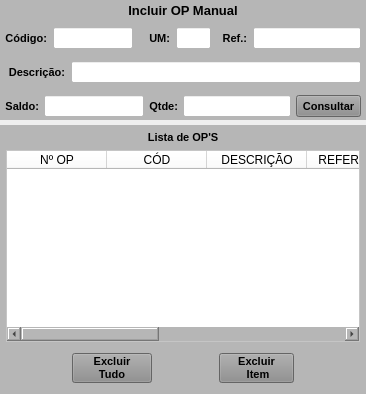
        <widget class="QWidget" name="widget_5" native="true">
         <property name="minimumSize">
          <size>
           <width>0</width>
           <height>0</height>
          </size>
         </property>
         <property name="font">
          <font>
           <pointsize>8</pointsize>
          </font>
         </property>
         <layout class="QVBoxLayout" name="verticalLayout_3">
          <property name="spacing">
           <number>5</number>
          </property>
          <property name="leftMargin">
           <number>0</number>
          </property>
          <property name="topMargin">
           <number>0</number>
          </property>
          <property name="rightMargin">
           <number>0</number>
          </property>
          <property name="bottomMargin">
           <number>0</number>
          </property>
          <item>
           <widget class="QWidget" name="widget_Cor4" native="true">
            <property name="minimumSize">
             <size>
              <width>0</width>
              <height>0</height>
             </size>
            </property>
            <property name="maximumSize">
             <size>
              <width>16777215</width>
              <height>130</height>
             </size>
            </property>
            <property name="font">
             <font>
              <pointsize>8</pointsize>
             </font>
            </property>
            <property name="styleSheet">
             <string notr="true">background-color: rgb(182, 182, 182);</string>
            </property>
            <layout class="QVBoxLayout" name="verticalLayout_6">
             <property name="spacing">
              <number>6</number>
             </property>
             <property name="sizeConstraint">
              <enum>QLayout::SetDefaultConstraint</enum>
             </property>
             <property name="leftMargin">
              <number>0</number>
             </property>
             <property name="topMargin">
              <number>3</number>
             </property>
             <property name="rightMargin">
              <number>0</number>
             </property>
             <property name="bottomMargin">
              <number>0</number>
             </property>
             <item>
              <widget class="QLabel" name="label_52">
               <property name="minimumSize">
                <size>
                 <width>0</width>
                 <height>0</height>
                </size>
               </property>
               <property name="maximumSize">
                <size>
                 <width>16777215</width>
                 <height>20</height>
                </size>
               </property>
               <property name="font">
                <font>
                 <pointsize>10</pointsize>
                 <weight>75</weight>
                 <bold>true</bold>
                </font>
               </property>
               <property name="text">
                <string>Incluir OP Manual</string>
               </property>
               <property name="alignment">
                <set>Qt::AlignCenter</set>
               </property>
              </widget>
             </item>
             <item>
              <widget class="QWidget" name="widget_6" native="true">
               <property name="minimumSize">
                <size>
                 <width>0</width>
                 <height>0</height>
                </size>
               </property>
               <property name="font">
                <font>
                 <pointsize>8</pointsize>
                </font>
               </property>
               <layout class="QHBoxLayout" name="horizontalLayout_6">
                <property name="leftMargin">
                 <number>5</number>
                </property>
                <property name="topMargin">
                 <number>3</number>
                </property>
                <property name="rightMargin">
                 <number>5</number>
                </property>
                <property name="bottomMargin">
                 <number>3</number>
                </property>
                <item>
                 <widget class="QLabel" name="label_60">
                  <property name="maximumSize">
                   <size>
                    <width>60</width>
                    <height>16777215</height>
                   </size>
                  </property>
                  <property name="font">
                   <font>
                    <pointsize>8</pointsize>
                    <weight>75</weight>
                    <bold>true</bold>
                   </font>
                  </property>
                  <property name="text">
                   <string>Código:</string>
                  </property>
                  <property name="alignment">
                   <set>Qt::AlignRight|Qt::AlignTrailing|Qt::AlignVCenter</set>
                  </property>
                 </widget>
                </item>
                <item>
                 <widget class="QLineEdit" name="line_Codigo_Manu">
                  <property name="sizePolicy">
                   <sizepolicy hsizetype="Preferred" vsizetype="Preferred">
                    <horstretch>0</horstretch>
                    <verstretch>0</verstretch>
                   </sizepolicy>
                  </property>
                  <property name="minimumSize">
                   <size>
                    <width>0</width>
                    <height>0</height>
                   </size>
                  </property>
                  <property name="maximumSize">
                   <size>
                    <width>80</width>
                    <height>25</height>
                   </size>
                  </property>
                  <property name="font">
                   <font>
                    <pointsize>8</pointsize>
                   </font>
                  </property>
                  <property name="styleSheet">
                   <string notr="true">background-color: rgb(255, 255, 255);</string>
                  </property>
                  <property name="alignment">
                   <set>Qt::AlignCenter</set>
                  </property>
                 </widget>
                </item>
                <item>
                 <widget class="QLabel" name="label_24">
                  <property name="minimumSize">
                   <size>
                    <width>0</width>
                    <height>0</height>
                   </size>
                  </property>
                  <property name="maximumSize">
                   <size>
                    <width>35</width>
                    <height>16777215</height>
                   </size>
                  </property>
                  <property name="font">
                   <font>
                    <pointsize>8</pointsize>
                    <weight>75</weight>
                    <bold>true</bold>
                   </font>
                  </property>
                  <property name="text">
                   <string>UM:</string>
                  </property>
                  <property name="alignment">
                   <set>Qt::AlignRight|Qt::AlignTrailing|Qt::AlignVCenter</set>
                  </property>
                 </widget>
                </item>
                <item>
                 <widget class="QLineEdit" name="line_UM_Manu">
                  <property name="sizePolicy">
                   <sizepolicy hsizetype="Preferred" vsizetype="Preferred">
                    <horstretch>0</horstretch>
                    <verstretch>0</verstretch>
                   </sizepolicy>
                  </property>
                  <property name="minimumSize">
                   <size>
                    <width>0</width>
                    <height>0</height>
                   </size>
                  </property>
                  <property name="maximumSize">
                   <size>
                    <width>35</width>
                    <height>25</height>
                   </size>
                  </property>
                  <property name="font">
                   <font>
                    <pointsize>8</pointsize>
                   </font>
                  </property>
                  <property name="styleSheet">
                   <string notr="true">background-color: rgb(255, 255, 255);</string>
                  </property>
                  <property name="alignment">
                   <set>Qt::AlignCenter</set>
                  </property>
                 </widget>
                </item>
                <item>
                 <widget class="QLabel" name="label_61">
                  <property name="maximumSize">
                   <size>
                    <width>35</width>
                    <height>16777215</height>
                   </size>
                  </property>
                  <property name="font">
                   <font>
                    <pointsize>8</pointsize>
                    <weight>75</weight>
                    <bold>true</bold>
                   </font>
                  </property>
                  <property name="text">
                   <string>Ref.:</string>
                  </property>
                  <property name="alignment">
                   <set>Qt::AlignRight|Qt::AlignTrailing|Qt::AlignVCenter</set>
                  </property>
                 </widget>
                </item>
                <item>
                 <widget class="QLineEdit" name="line_Ref_Manu">
                  <property name="sizePolicy">
                   <sizepolicy hsizetype="Preferred" vsizetype="Preferred">
                    <horstretch>0</horstretch>
                    <verstretch>0</verstretch>
                   </sizepolicy>
                  </property>
                  <property name="minimumSize">
                   <size>
                    <width>0</width>
                    <height>0</height>
                   </size>
                  </property>
                  <property name="maximumSize">
                   <size>
                    <width>16777215</width>
                    <height>25</height>
                   </size>
                  </property>
                  <property name="font">
                   <font>
                    <pointsize>8</pointsize>
                   </font>
                  </property>
                  <property name="cursor">
                   <cursorShape>IBeamCursor</cursorShape>
                  </property>
                  <property name="styleSheet">
                   <string notr="true">background-color: rgb(255, 255, 255);</string>
                  </property>
                  <property name="inputMask">
                   <string/>
                  </property>
                  <property name="text">
                   <string/>
                  </property>
                  <property name="maxLength">
                   <number>20</number>
                  </property>
                  <property name="frame">
                   <bool>true</bool>
                  </property>
                  <property name="echoMode">
                   <enum>QLineEdit::Normal</enum>
                  </property>
                  <property name="alignment">
                   <set>Qt::AlignLeading|Qt::AlignLeft|Qt::AlignVCenter</set>
                  </property>
                 </widget>
                </item>
               </layout>
              </widget>
             </item>
             <item>
              <widget class="QWidget" name="widget_7" native="true">
               <property name="font">
                <font>
                 <pointsize>8</pointsize>
                </font>
               </property>
               <layout class="QHBoxLayout" name="horizontalLayout_7">
                <property name="leftMargin">
                 <number>5</number>
                </property>
                <property name="topMargin">
                 <number>3</number>
                </property>
                <property name="rightMargin">
                 <number>5</number>
                </property>
                <property name="bottomMargin">
                 <number>3</number>
                </property>
                <item>
                 <widget class="QLabel" name="label_62">
                  <property name="maximumSize">
                   <size>
                    <width>60</width>
                    <height>16777215</height>
                   </size>
                  </property>
                  <property name="font">
                   <font>
                    <pointsize>8</pointsize>
                    <weight>75</weight>
                    <bold>true</bold>
                   </font>
                  </property>
                  <property name="text">
                   <string>Descrição:</string>
                  </property>
                  <property name="alignment">
                   <set>Qt::AlignRight|Qt::AlignTrailing|Qt::AlignVCenter</set>
                  </property>
                 </widget>
                </item>
                <item>
                 <widget class="QLineEdit" name="line_Descricao_Manu">
                  <property name="sizePolicy">
                   <sizepolicy hsizetype="Preferred" vsizetype="Preferred">
                    <horstretch>0</horstretch>
                    <verstretch>0</verstretch>
                   </sizepolicy>
                  </property>
                  <property name="minimumSize">
                   <size>
                    <width>0</width>
                    <height>0</height>
                   </size>
                  </property>
                  <property name="maximumSize">
                   <size>
                    <width>16777215</width>
                    <height>25</height>
                   </size>
                  </property>
                  <property name="font">
                   <font>
                    <pointsize>8</pointsize>
                   </font>
                  </property>
                  <property name="styleSheet">
                   <string notr="true">background-color: rgb(255, 255, 255);</string>
                  </property>
                  <property name="alignment">
                   <set>Qt::AlignLeading|Qt::AlignLeft|Qt::AlignVCenter</set>
                  </property>
                 </widget>
                </item>
               </layout>
              </widget>
             </item>
             <item>
              <widget class="QWidget" name="widget_8" native="true">
               <property name="font">
                <font>
                 <pointsize>8</pointsize>
                </font>
               </property>
               <layout class="QHBoxLayout" name="horizontalLayout_8">
                <property name="spacing">
                 <number>5</number>
                </property>
                <property name="leftMargin">
                 <number>5</number>
                </property>
                <property name="topMargin">
                 <number>3</number>
                </property>
                <property name="rightMargin">
                 <number>5</number>
                </property>
                <property name="bottomMargin">
                 <number>3</number>
                </property>
                <item>
                 <widget class="QLabel" name="label_249">
                  <property name="minimumSize">
                   <size>
                    <width>0</width>
                    <height>0</height>
                   </size>
                  </property>
                  <property name="maximumSize">
                   <size>
                    <width>35</width>
                    <height>16777215</height>
                   </size>
                  </property>
                  <property name="font">
                   <font>
                    <pointsize>8</pointsize>
                    <weight>75</weight>
                    <bold>true</bold>
                   </font>
                  </property>
                  <property name="text">
                   <string>Saldo:</string>
                  </property>
                  <property name="alignment">
                   <set>Qt::AlignRight|Qt::AlignTrailing|Qt::AlignVCenter</set>
                  </property>
                 </widget>
                </item>
                <item>
                 <widget class="QLineEdit" name="line_Saldo_Manu">
                  <property name="sizePolicy">
                   <sizepolicy hsizetype="Preferred" vsizetype="Preferred">
                    <horstretch>0</horstretch>
                    <verstretch>0</verstretch>
                   </sizepolicy>
                  </property>
                  <property name="minimumSize">
                   <size>
                    <width>0</width>
                    <height>0</height>
                   </size>
                  </property>
                  <property name="maximumSize">
                   <size>
                    <width>100</width>
                    <height>25</height>
                   </size>
                  </property>
                  <property name="font">
                   <font>
                    <pointsize>8</pointsize>
                   </font>
                  </property>
                  <property name="styleSheet">
                   <string notr="true">background-color: rgb(255, 255, 255);</string>
                  </property>
                  <property name="alignment">
                   <set>Qt::AlignCenter</set>
                  </property>
                 </widget>
                </item>
                <item>
                 <widget class="QLabel" name="label_34">
                  <property name="minimumSize">
                   <size>
                    <width>0</width>
                    <height>0</height>
                   </size>
                  </property>
                  <property name="maximumSize">
                   <size>
                    <width>30</width>
                    <height>16777215</height>
                   </size>
                  </property>
                  <property name="font">
                   <font>
                    <pointsize>8</pointsize>
                    <weight>75</weight>
                    <bold>true</bold>
                   </font>
                  </property>
                  <property name="text">
                   <string>Qtde:</string>
                  </property>
                  <property name="alignment">
                   <set>Qt::AlignRight|Qt::AlignTrailing|Qt::AlignVCenter</set>
                  </property>
                 </widget>
                </item>
                <item>
                 <widget class="QLineEdit" name="line_Qtde_Manu">
                  <property name="sizePolicy">
                   <sizepolicy hsizetype="Preferred" vsizetype="Preferred">
                    <horstretch>0</horstretch>
                    <verstretch>0</verstretch>
                   </sizepolicy>
                  </property>
                  <property name="minimumSize">
                   <size>
                    <width>0</width>
                    <height>0</height>
                   </size>
                  </property>
                  <property name="maximumSize">
                   <size>
                    <width>16777215</width>
                    <height>25</height>
                   </size>
                  </property>
                  <property name="font">
                   <font>
                    <pointsize>8</pointsize>
                   </font>
                  </property>
                  <property name="cursor">
                   <cursorShape>IBeamCursor</cursorShape>
                  </property>
                  <property name="styleSheet">
                   <string notr="true">background-color: rgb(255, 255, 255);</string>
                  </property>
                  <property name="inputMask">
                   <string/>
                  </property>
                  <property name="text">
                   <string/>
                  </property>
                  <property name="frame">
                   <bool>true</bool>
                  </property>
                  <property name="echoMode">
                   <enum>QLineEdit::Normal</enum>
                  </property>
                  <property name="alignment">
                   <set>Qt::AlignCenter</set>
                  </property>
                 </widget>
                </item>
                <item>
                 <widget class="QPushButton" name="btn_Consultar_Manu">
                  <property name="sizePolicy">
                   <sizepolicy hsizetype="Preferred" vsizetype="Preferred">
                    <horstretch>0</horstretch>
                    <verstretch>0</verstretch>
                   </sizepolicy>
                  </property>
                  <property name="minimumSize">
                   <size>
                    <width>0</width>
                    <height>0</height>
                   </size>
                  </property>
                  <property name="maximumSize">
                   <size>
                    <width>65</width>
                    <height>16777215</height>
                   </size>
                  </property>
                  <property name="font">
                   <font>
                    <pointsize>8</pointsize>
                    <weight>75</weight>
                    <bold>true</bold>
                   </font>
                  </property>
                  <property name="cursor">
                   <cursorShape>PointingHandCursor</cursorShape>
                  </property>
                  <property name="layoutDirection">
                   <enum>Qt::LeftToRight</enum>
                  </property>
                  <property name="autoFillBackground">
                   <bool>false</bool>
                  </property>
                  <property name="styleSheet">
                   <string notr="true">background-color: rgb(141, 141, 141);</string>
                  </property>
                  <property name="text">
                   <string>Consultar</string>
                  </property>
                  <property name="checkable">
                   <bool>false</bool>
                  </property>
                  <property name="autoDefault">
                   <bool>false</bool>
                  </property>
                  <property name="default">
                   <bool>false</bool>
                  </property>
                  <property name="flat">
                   <bool>false</bool>
                  </property>
                 </widget>
                </item>
               </layout>
              </widget>
             </item>
            </layout>
           </widget>
          </item>
          <item>
           <widget class="QWidget" name="widget_Cor5" native="true">
            <property name="font">
             <font>
              <pointsize>8</pointsize>
             </font>
            </property>
            <property name="styleSheet">
             <string notr="true">background-color: rgb(182, 182, 182);</string>
            </property>
            <layout class="QVBoxLayout" name="verticalLayout_5">
             <property name="spacing">
              <number>6</number>
             </property>
             <property name="leftMargin">
              <number>6</number>
             </property>
             <property name="topMargin">
              <number>6</number>
             </property>
             <property name="rightMargin">
              <number>6</number>
             </property>
             <property name="bottomMargin">
              <number>6</number>
             </property>
             <item>
              <widget class="QLabel" name="label_8">
               <property name="maximumSize">
                <size>
                 <width>16777215</width>
                 <height>18</height>
                </size>
               </property>
               <property name="font">
                <font>
                 <pointsize>8</pointsize>
                 <weight>75</weight>
                 <bold>true</bold>
                </font>
               </property>
               <property name="text">
                <string>Lista de OP'S</string>
               </property>
               <property name="alignment">
                <set>Qt::AlignCenter</set>
               </property>
              </widget>
             </item>
             <item>
              <widget class="QTableWidget" name="table_OP">
               <property name="sizePolicy">
                <sizepolicy hsizetype="Preferred" vsizetype="Preferred">
                 <horstretch>0</horstretch>
                 <verstretch>0</verstretch>
                </sizepolicy>
               </property>
               <property name="font">
                <font>
                 <pointsize>8</pointsize>
                </font>
               </property>
               <property name="styleSheet">
                <string notr="true">background-color: rgb(255, 255, 255);</string>
               </property>
               <attribute name="verticalHeaderDefaultSectionSize">
                <number>0</number>
               </attribute>
               <attribute name="verticalHeaderMinimumSectionSize">
                <number>0</number>
               </attribute>
               <column>
                <property name="text">
                 <string>Nº OP</string>
                </property>
               </column>
               <column>
                <property name="text">
                 <string>CÓD</string>
                </property>
               </column>
               <column>
                <property name="text">
                 <string>DESCRIÇÃO</string>
                </property>
               </column>
               <column>
                <property name="text">
                 <string>REFERÊNCIA</string>
                </property>
               </column>
               <column>
                <property name="text">
                 <string>UM</string>
                </property>
               </column>
               <column>
                <property name="text">
                 <string>QTDE</string>
                </property>
               </column>
               <column>
                <property name="text">
                 <string>ORIGEM</string>
                </property>
               </column>
              </widget>
             </item>
             <item>
              <widget class="QWidget" name="widget_3" native="true">
               <property name="maximumSize">
                <size>
                 <width>16777215</width>
                 <height>40</height>
                </size>
               </property>
               <property name="font">
                <font>
                 <pointsize>8</pointsize>
                </font>
               </property>
               <layout class="QHBoxLayout" name="horizontalLayout_5">
                <property name="leftMargin">
                 <number>5</number>
                </property>
                <property name="topMargin">
                 <number>5</number>
                </property>
                <property name="rightMargin">
                 <number>5</number>
                </property>
                <property name="bottomMargin">
                 <number>5</number>
                </property>
                <item>
                 <widget class="QPushButton" name="btn_ExcluirTudo_OP">
                  <property name="sizePolicy">
                   <sizepolicy hsizetype="Preferred" vsizetype="Preferred">
                    <horstretch>0</horstretch>
                    <verstretch>0</verstretch>
                   </sizepolicy>
                  </property>
                  <property name="minimumSize">
                   <size>
                    <width>0</width>
                    <height>0</height>
                   </size>
                  </property>
                  <property name="maximumSize">
                   <size>
                    <width>80</width>
                    <height>40</height>
                   </size>
                  </property>
                  <property name="font">
                   <font>
                    <pointsize>8</pointsize>
                    <weight>75</weight>
                    <bold>true</bold>
                   </font>
                  </property>
                  <property name="cursor">
                   <cursorShape>PointingHandCursor</cursorShape>
                  </property>
                  <property name="layoutDirection">
                   <enum>Qt::LeftToRight</enum>
                  </property>
                  <property name="autoFillBackground">
                   <bool>false</bool>
                  </property>
                  <property name="styleSheet">
                   <string notr="true">background-color: rgb(141, 141, 141);</string>
                  </property>
                  <property name="text">
                   <string>Excluir
Tudo</string>
                  </property>
                  <property name="checkable">
                   <bool>false</bool>
                  </property>
                  <property name="autoDefault">
                   <bool>false</bool>
                  </property>
                  <property name="default">
                   <bool>false</bool>
                  </property>
                  <property name="flat">
                   <bool>false</bool>
                  </property>
                 </widget>
                </item>
                <item>
                 <widget class="QPushButton" name="btn_ExcluirItem_OP">
                  <property name="sizePolicy">
                   <sizepolicy hsizetype="Preferred" vsizetype="Preferred">
                    <horstretch>0</horstretch>
                    <verstretch>0</verstretch>
                   </sizepolicy>
                  </property>
                  <property name="minimumSize">
                   <size>
                    <width>0</width>
                    <height>0</height>
                   </size>
                  </property>
                  <property name="maximumSize">
                   <size>
                    <width>75</width>
                    <height>40</height>
                   </size>
                  </property>
                  <property name="font">
                   <font>
                    <pointsize>8</pointsize>
                    <weight>75</weight>
                    <bold>true</bold>
                   </font>
                  </property>
                  <property name="cursor">
                   <cursorShape>PointingHandCursor</cursorShape>
                  </property>
                  <property name="layoutDirection">
                   <enum>Qt::LeftToRight</enum>
                  </property>
                  <property name="autoFillBackground">
                   <bool>false</bool>
                  </property>
                  <property name="styleSheet">
                   <string notr="true">background-color: rgb(141, 141, 141);</string>
                  </property>
                  <property name="text">
                   <string>Excluir 
 Item</string>
                  </property>
                  <property name="checkable">
                   <bool>false</bool>
                  </property>
                  <property name="autoDefault">
                   <bool>false</bool>
                  </property>
                  <property name="default">
                   <bool>false</bool>
                  </property>
                  <property name="flat">
                   <bool>false</bool>
                  </property>
                 </widget>
                </item>
               </layout>
              </widget>
             </item>
            </layout>
           </widget>
          </item>
         </layout>
        </widget>
